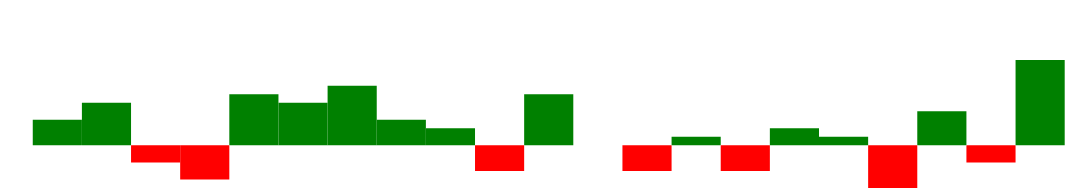

The specification (Vega-Lite) saved for this image:
### Vega specification from a JSON file in a GitHub repository (floating-point values rounded to 4 significant figures)
{"$schema": "https://vega.github.io/schema/vega/v5.json", "width": 200, "height": 25, "padding": 0, "data": [{"name": "table", "values": [{"game": "g1", "diff": 3}, {"game": "g2", "diff": 5}, {"game": "g3", "diff": -2}, {"game": "g4", "diff": -4}, {"game": "g5", "diff": 6}, {"game": "g6", "diff": 5}, {"game": "g7", "diff": 7}, {"game": "g8", "diff": 3}, {"game": "g9", "diff": 2}, {"game": "g10", "diff": -3}, {"game": "g11", "diff": 6}, {"game": "g12", "diff": 0}, {"game": "g13", "diff": -3}, {"game": "g14", "diff": 1}, {"game": "g15", "diff": -3}, {"game": "g16", "diff": 2}, {"game": "g17", "diff": 1}, {"game": "g18", "diff": -5}, {"game": "g19", "diff": 4}, {"game": "g20", "diff": -2}, {"game": "g21", "diff": 10}]}], "signals": [{"name": "tooltip", "value": {}, "on": [{"events": "rect:mouseover", "update": "datum"}, {"events": "rect:mouseout", "update": "{}"}]}], "scales": [{"name": "xscale", "type": "band", "domain": {"data": "table", "field": "game"}, "range": "width", "padding": 0.05, "round": true}, {"name": "yscale", "domain": {"data": "table", "field": "diff"}, "nice": true, "range": "height"}], "axes": [{"orient": "bottom", "scale": "xscale", "labels": false, "ticks": false}, {"orient": "right", "scale": "yscale", "labels": false, "ticks": false}], "marks": [{"type": "rect", "from": {"data": "table"}, "encode": {"enter": {"x": {"scale": "xscale", "field": "game"}, "width": {"scale": "xscale", "band": 1}, "y": {"scale": "yscale", "field": "diff"}, "y2": {"scale": "yscale", "value": 0}, "fill": [{"test": "datum.diff > 0", "value": "green"}, {"value": "red"}]}, "update": {"fill": [{"test": "datum.diff > 0", "value": "green"}, {"value": "red"}]}, "hover": {"fill": {"value": "black"}}}}, {"type": "text", "encode": {"enter": {"align": {"value": "center"}, "baseline": {"value": "bottom"}, "fill": {"value": "#333"}}, "update": {"x": {"scale": "xscale", "signal": "tooltip.game", "band": 0.5}, "y": {"scale": "yscale", "signal": "tooltip.diff", "offset": 0.05}, "text": {"signal": "tooltip.diff"}, "fillOpacity": [{"test": "datum === tooltip", "value": 0}, {"value": 1}]}}}], "config": {}}
